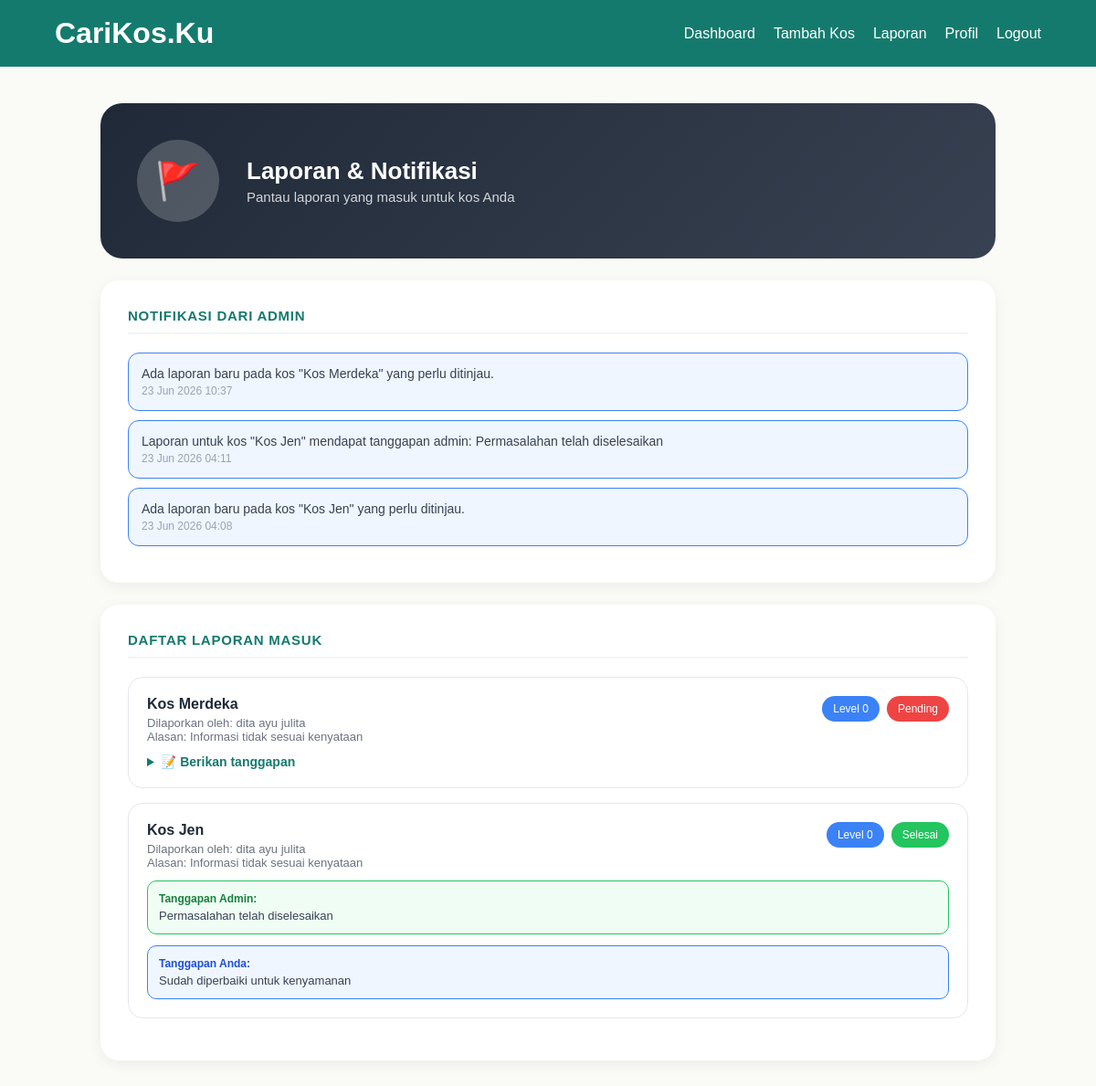
/laporan_pemilik.php (signed in), run on the app's committed database.
### tables this page shows
CREATE TABLE `notifikasi` (
  `id` int(11) NOT NULL,
  `user_id` int(11) NOT NULL,
  `kos_id` int(11) DEFAULT NULL,
  `report_id` int(11) DEFAULT NULL,
  `pesan` text NOT NULL,
  `tipe` enum('peringatan','info','selesai') DEFAULT 'info',
  `is_read` tinyint(1) DEFAULT 0,
  `created_at` datetime DEFAULT current_timestamp()
);

CREATE TABLE `reports` (
  `id` int(11) NOT NULL,
  `reporter_id` int(11) NOT NULL,
  `kos_id` int(11) NOT NULL,
  `alasan` varchar(255) NOT NULL,
  `keterangan` text DEFAULT NULL,
  `status` enum('pending','ditinjau','selesai') DEFAULT 'pending',
  `created_at` datetime DEFAULT current_timestamp(),
  `level_peringatan` int(11) DEFAULT 0,
  `tanggapan_admin` text DEFAULT NULL,
  `tanggapan_pemilik` text DEFAULT NULL,
  `foto_tanggapan` varchar(255) DEFAULT NULL
);

CREATE TABLE `kos` (
  `id` int(11) NOT NULL,
  `user_id` int(11) NOT NULL,
  `nama_kos` varchar(100) NOT NULL,
  `alamat` text NOT NULL,
  `kampus_terdekat` varchar(100) DEFAULT NULL,
  `harga` int(11) NOT NULL,
  `gender` enum('putra','putri','campur') NOT NULL,
  `status` enum('tersedia','hampir_penuh','penuh') DEFAULT 'tersedia',
  `fasilitas` text DEFAULT NULL,
  `jam_malam` varchar(10) DEFAULT NULL,
  `rating` float DEFAULT 0,
  `terverifikasi` tinyint(1) DEFAULT 0,
  `dokumen_kepemilikan` varchar(255) DEFAULT NULL,
  `created_at` timestamp NOT NULL DEFAULT current_timestamp(),
  `lat` decimal(10,8) DEFAULT NULL,
  `lng` decimal(11,8) DEFAULT NULL
);

CREATE TABLE `users` (
  `id` int(11) NOT NULL,
  `nama` varchar(100) NOT NULL,
  `email` varchar(100) NOT NULL,
  `password` varchar(255) NOT NULL,
  `role` enum('penyewa','pemilik','admin') NOT NULL,
  `no_hp` varchar(20) DEFAULT NULL,
  `created_at` timestamp NOT NULL DEFAULT current_timestamp()
);

### laporan_pemilik.php (the view, shortened to what this page needs)
<?php
require "koneksi.php";
$user_id = $_SESSION['id'];
$query_laporan = mysqli_query($conn, "
    SELECT r.*, u.nama AS nama_pelapor, k.nama_kos
    FROM reports r
    JOIN users u ON r.reporter_id = u.id
    JOIN kos k ON r.kos_id = k.id
    WHERE k.user_id = '$user_id'
    ORDER BY r.created_at DESC
");
$query_notif = mysqli_query($conn, "
    SELECT * FROM notifikasi
    WHERE user_id = '$user_id'
    ORDER BY created_at DESC
    LIMIT 10
");
?>
<!DOCTYPE html>
<html lang="id">
<head>
    <link rel="stylesheet" href="style.css">
</head>
<body>
<div class="navbar">
    <h1>CariKos.Ku</h1>
    <div class="menu">
        <a href="index_pemilik.php">Dashboard</a>
        <a href="tambah_kos.php">Tambah Kos</a>
        <a href="laporan_pemilik.php">Laporan</a>
        <a href="profil_pemilik.php">Profil</a>
        <a href="logout.php">Logout</a>
    </div>
</div>
<div class="profil-page">
    <div class="profil-header pemilik" style="border-radius:24px; margin-bottom:24px;">
        <div class="profil-avatar">🚩</div>
        <div class="profil-header-info">
            <h2>Laporan & Notifikasi</h2>
            <p>Pantau laporan yang masuk untuk kos Anda</p>
        </div>
    </div>
    <div class="profil-body">
        <div class="profil-card full-width">
            <h3>Notifikasi dari Admin</h3>
            <?php if(mysqli_num_rows($query_notif) == 0): ?>
                <p style="color:#9CA3AF; font-size:14px;">Belum ada notifikasi.</p>
            <?php else: ?>
                <?php while($notif = mysqli_fetch_assoc($query_notif)): ?>
                <div style="padding:14px; border-radius:12px; margin-bottom:10px; background:<?= $notif['tipe']=='peringatan' ? '#FEF2F2' : ($notif['tipe']=='selesai' ? '#F0FDF4' : '#EFF6FF') ?>; border:1px solid <?= $notif['tipe']=='peringatan' ? '#EF4444' : ($notif['tipe']=='selesai' ? '#22C55E' : '#3B82F6') ?>;">
                    <p style="font-size:14px; color:#374151; margin-bottom:4px;"><?= htmlspecialchars($notif['pesan']) ?></p>
                    <p style="font-size:12px; color:#9CA3AF;"><?= date('d M Y H:i', strtotime($notif['created_at'])) ?></p>
                </div>
                <?php endwhile; ?>
            <?php endif; ?>
        </div>
        <div class="profil-card full-width">
            <h3>Daftar Laporan Masuk</h3>
            <?php if(mysqli_num_rows($query_laporan) == 0): ?>
                <p style="color:#9CA3AF; font-size:14px;">Belum ada laporan untuk kos Anda.</p>
            <?php else: ?>
                <?php while($lap = mysqli_fetch_assoc($query_laporan)): ?>
                <div style="border:1px solid #E5E7EB; border-radius:16px; padding:20px; margin-bottom:16px;">
                    <div style="display:flex; justify-content:space-between; align-items:flex-start; margin-bottom:12px; flex-wrap:wrap; gap:8px;">
                        <div>
                            <p style="font-weight:600; color:#1F2937; margin-bottom:4px;"><?= htmlspecialchars($lap['nama_kos']) ?></p>
                            <p style="font-size:13px; color:#6B7280;">Dilaporkan oleh: <?= htmlspecialchars($lap['nama_pelapor']) ?></p>
                            <p style="font-size:13px; color:#6B7280;">Alasan: <?= htmlspecialchars($lap['alasan']) ?></p>
                        </div>
                        <div style="display:flex; gap:8px; align-items:center;">
                            <span class="badge <?= $lap['level_peringatan'] == 0 ? 'new' : ($lap['level_peringatan'] == 1 ? 'cheap' : ($lap['level_peringatan'] == 2 ? 'popular' : 'full')) ?>">
                                Level <?= $lap['level_peringatan'] ?>
                            </span>
                            <span class="badge <?= $lap['status']=='pending' ? 'full' : ($lap['status']=='ditinjau' ? 'cheap' : 'verified') ?>">
                                <?= ucfirst($lap['status']) ?>
                            </span>
                        </div>
                    </div>
                    <?php if($lap['tanggapan_admin']): ?>
                    <div style="background:#F0FDF4; padding:12px; border-radius:10px; margin-bottom:12px; border:1px solid #22C55E;">
                        <p style="font-size:12px; font-weight:600; color:#15803D; margin-bottom:4px;">Tanggapan Admin:</p>
                        <p style="font-size:13px; color:#374151;"><?= htmlspecialchars($lap['tanggapan_admin']) ?></p>
                    </div>
                    <?php endif; ?>
                    <?php if(!$lap['tanggapan_pemilik'] && $lap['status'] != 'selesai'): ?>
                    <details style="margin-top:10px;">
                        <summary style="cursor:pointer; color:#157A6E; font-weight:600; font-size:14px;">📝 Berikan tanggapan</summary>
                    </details>
                    <?php elseif($lap['tanggapan_pemilik']): ?>
                    <div style="background:#EFF6FF; padding:12px; border-radius:10px; border:1px solid #3B82F6;">
                        <p style="font-size:12px; font-weight:600; color:#1D4ED8; margin-bottom:4px;">Tanggapan Anda:</p>
                        <p style="font-size:13px; color:#374151;"><?= htmlspecialchars($lap['tanggapan_pemilik']) ?></p>
                    </div>
                    <?php endif; ?>
                </div>
                <?php endwhile; ?>
            <?php endif; ?>
        </div>
    </div>
</div>
</body>
</html>

### style.css (style rules this page uses)
* { margin: 0; padding: 0; box-sizing: border-box; font-family: 'Poppins', sans-serif; }
body { background: #FAFAF7; }
.navbar { background: #157A6E; padding: 18px 60px; display: flex; justify-content: space-between; align-items: center; position: sticky; top: 0; z-index: 999; }
.navbar h1 { color: white; font-size: 32px; }
.menu { display: flex; gap: 20px; }
.menu a { color: white; text-decoration: none; font-weight: 500; }
.badge { padding: 7px 12px; border-radius: 999px; color: white; font-size: 12px; font-weight: 500; }
.verified { background: #22C55E; }
.new { background: #3B82F6; }
.full { background: #EF4444; }
.profil-page { padding: 40px 60px 60px; max-width: 1100px; margin: 0 auto; }
.profil-header { background: linear-gradient(135deg, #157A6E, #1DA896); border-radius: 24px; padding: 40px; display: flex; align-items: center; gap: 30px; margin-bottom: 30px; color: white; }
.profil-header.pemilik { background: linear-gradient(135deg, #1F2937, #374151); }
.profil-avatar { width: 90px; height: 90px; background: rgba(255,255,255,0.2); border-radius: 50%; display: flex; align-items: center; justify-content: center; font-size: 40px; flex-shrink: 0; }
.profil-header-info h2 { font-size: 26px; font-weight: 700; margin-bottom: 4px; }
.profil-header-info p { color: rgba(255,255,255,0.8); font-size: 15px; }
.profil-body { display: grid; grid-template-columns: 1fr 1fr; gap: 24px; }
.profil-card { background: white; border-radius: 20px; padding: 30px; box-shadow: 0 4px 15px rgba(0,0,0,0.06); }
.profil-card.full-width { grid-column: 1 / -1; }
.profil-card h3 { color: #157A6E; font-size: 15px; font-weight: 600; text-transform: uppercase; letter-spacing: 0.05em; margin-bottom: 20px; padding-bottom: 10px; border-bottom: 2px solid #F3F4F6; }

### data on the page
notifikasi: pesan "Ada laporan baru pada kos \"Kos Merdeka\" yang perlu ditinjau.", created_at "23 Jun 2026 10:37"
notifikasi: pesan "Laporan untuk kos \"Kos Jen\" mendapat tanggapan admin: Permasalahan telah diselesaikan", created_at "23 Jun 2026 04:11"
notifikasi: pesan "Ada laporan baru pada kos \"Kos Jen\" yang perlu ditinjau.", created_at "23 Jun 2026 04:08"
reports: kos.nama_kos "Kos Merdeka", users.nama "dita ayu julita", alasan "Informasi tidak sesuai kenyataan", level_peringatan "0", status "Pending"
reports: kos.nama_kos "Kos Jen", users.nama "dita ayu julita", alasan "Informasi tidak sesuai kenyataan", level_peringatan "0", status "Selesai", tanggapan_admin "Permasalahan telah diselesaikan", tanggapan_pemilik "Sudah diperbaiki untuk kenyamanan"
